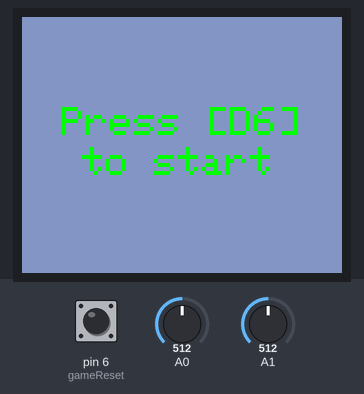
A sketch run on a simulated Arduino Uno, built with avr-gcc and run on an emulated ATmega328P. Shown: 160×128 colour display. Inputs (shaded band) come from the test bench; at power-on: pin 6 (gameReset) HIGH, A1 = 512, A0 = 512. Random numbers use the default seed unless the sketch sets one; what the sketch prints to the serial monitor is not drawn.

Above: at 4.8 s.
4.9 s: pin 6 (gameReset) pulled LOW for 0.15 s
At 5.06 s:
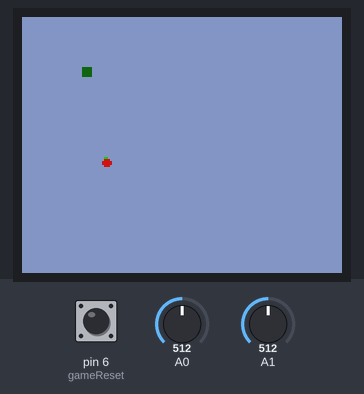
7.2 s: A1 set to 588
10.2 s: A1 set to 613
At 11.9 s:
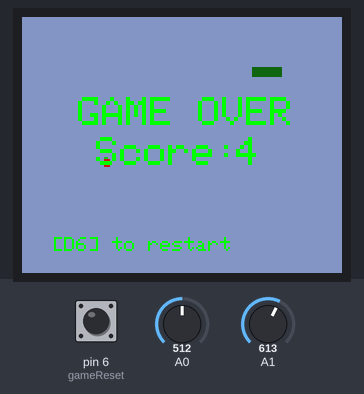
12.2 s: pin 6 (gameReset) pulled LOW for 1 s
At 12.36 s:
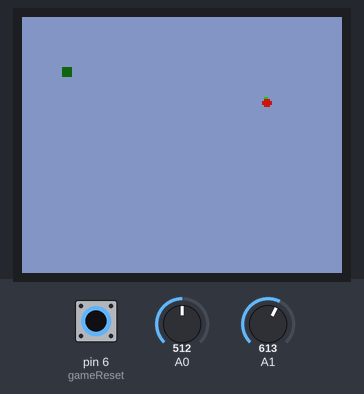
14.7 s: A0 set to 610
At 14.86 s:
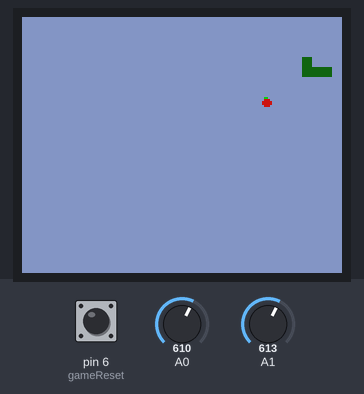
16.2 s: A0 set to 409
At 16.53 s:
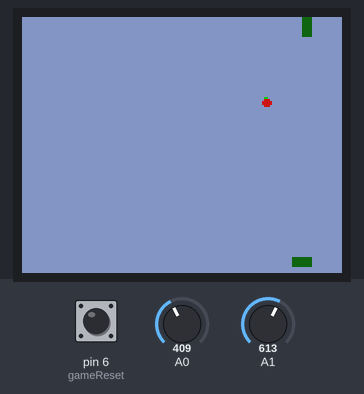
17.8 s: A0 set to 392
At 18.19 s:
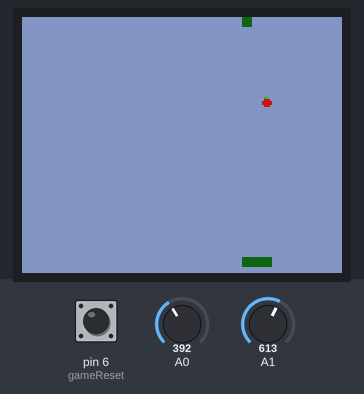
Timing chart, 0 to 20.5 s (numbered marks = the images above; inputs shaded):
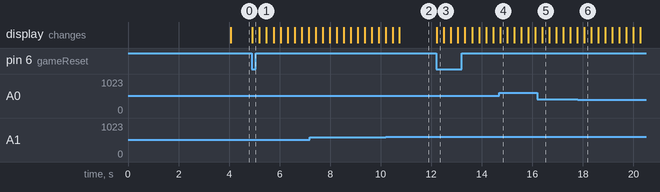

The sketch:

snake.ino
```cpp
// (licence header left out)
#include <SPI.h>
#include <TFT.h>  // Arduino LCD library

enum GameState{Logo, Game, GameOver} gameState;

// pin definition for the Uno
#define cs   10
#define dc   9
#define rst  8

//Constants for pins
const byte gameReset = 6;

TFT tft = TFT(cs, dc, rst);

//Variables
byte mapGrid[800];

//Snake variables
byte x = 5;
byte y = 5;
byte startSnakeLenght = 4;
byte snakeLenght = startSnakeLenght;

//Apple variables
byte appleX = 40;
byte appleY = 40;

enum SnakeDir{Up, Down, Right, Left} snakeDir = Right;

void setup() {

  //Pin mode
  pinMode(gameReset, INPUT);
  digitalWrite(gameReset, HIGH);

  tft.begin();
  tft.background(10, 10, 250);
  Serial.begin(9600);

}

void loop() {

  if (gameState == Logo)
  {
      logo();
  }
  else if (gameState == Game)
  {
      game();
  }
  else if (gameState = GameOver)
  {
    gameOver();
  }

}

void gameOver()
{
   tft.stroke(0, 255, 0);
  tft.fill(0, 255, 0);

  tft.setTextSize(2);
  tft.text("GAME OVER", 28, 40);

  char pointChars[4];
  String pointVal = String(snakeLenght);
  pointVal.toCharArray(pointChars, 4);

  tft.setTextSize(2);
  tft.text("Score:", 37, 60);
  tft.text(pointChars, 107, 60);

  tft.setTextSize(1);
  tft.text("[D6] to restart", 15, 110);

  while(true)
  {
    if (digitalRead(gameReset) == 0)
    {
       resetGame();
       gameState = Game;
       break;
    }
  }

}

void resetGame()
{
   snakeLenght = startSnakeLenght;
   x = 5;
   y = 5;
   appleX = 40;
   appleY = 40;
   snakeDir = Right;
   resetMap();
}

void resetMap()
{
  for (short i = 0; i < 800; i++)
  {
     mapGrid[i] = 0;
  }
}

void logo()
{
  //Write the logo
  tft.background(129, 150, 192);

  tft.stroke(0, 255, 0);
  tft.fill(0, 255, 0);

  tft.setTextSize(4);
  tft.text("Snake", 20, 10);

  tft.setTextSize(2);
  tft.text("for Arduino", 12, 45);

  tft.setTextSize(1);
  tft.text("Stas Zwierzchowski", 25, 75);
  tft.text("Daniel Back", 45, 85);

  tft.text("Herrgardsgymnasiet 2013", 12, 105);

  delay(4000);
  tft.background(129, 150, 192);
  tft.setTextSize(2);
  tft.text("Press [D6]", 20, 45);
  tft.text("to start", 30, 65);


  //Wait until the user presses gameReset
  while(true)
  {
    if (digitalRead(gameReset) == 0)
    {
      gameState = Game;
      break;
    }
  }


}


void game()
{
  //Main game loop
  //tft.background(50, 50, 250);
  tft.background(129, 150, 192);

  //Spawn apple in the beginning
  if (appleX == 40 && appleY == 40)
  {
     spawnApple();
  }

  //Apple with snake collision
  if (x == appleX && y == appleY)
  {
    //Reset apple coordinates
    appleX = 40;
    appleY = 40;

    //MAke snake longer
    snakeLenght++;
  }
  Serial.println(snakeLenght);

  handleInput();
  movement();
  timerDecrease();
  updateMap();
  draw();

  //Adjust this to change the game speed
  delay(250);
}

void spawnApple()
{
  appleX = (byte)random(1, 31);
  appleY = (byte)random(1, 24);
  Serial.print("RANDOM: x=");
  Serial.print(appleX);
  Serial.print(", y=");
  Serial.print(appleY);

}

void handleInput()
{

  if (analogRead(A0) > 600)
  {
     snakeDir = Up;
  }
  else if(analogRead(A0) < 400)
  {
     snakeDir = Down;
  }
  else if(analogRead(A1) > 600)
  {
     snakeDir = Left;
  }
  else if(analogRead(A1) < 400)
  {
     snakeDir = Right;
  }

  Serial.print("A0:");
  Serial.print(analogRead(A0));
  Serial.print("\n");
  Serial.print("A1:");
  Serial.print(analogRead(A1));
  Serial.print("\n");
}

void updateMap()
{
   byte xi = 0;
   byte yi = 0;

   //Go through each byte in mapGrid
   for (short i = 0; i < 800; i++)
  {

      //If the snakes collides with itself
      if (x == xi && mapGrid[i] > 0 && y == yi)
      {
         gameState = GameOver;
      }

      //The point the snake goes on
      if (xi == x && yi == y)
      {
         mapGrid[i] = snakeLenght;
      }


      //Keep track on the x and y in mapGrid
      xi++;
      if (xi == 32)
      {
        xi = 0;
        yi++;
      }
  }
}

void timerDecrease()
{
  //Decrease each byte in mapGrid with one if it's > 0
  for (short i = 0; i < 800; i++)
  {
    if (mapGrid[i] > 0)
    {
         mapGrid[i] -= 1;
    }
  }
}

void movement()
{

  if (snakeDir == Up)
  {
    if (y != 0)
    {
      y-=1;
    }
    else
    {
      y = 24;
    }
  }

  if (snakeDir == Down)
  {
    if (y != 24)
    {
      y++;
    }
    else
   {
      y = 0;
   }
  }

  if (snakeDir == Right)
  {
    if (x != 31)
    {
      x++;
    }
    else
   {
      x = 0;
   }
  }


  if (snakeDir == Left)
  {
    if (x != 0)
    {
      x-=1;
    }
    else
    {
      x = 31;
    }

  }

  Serial.print("Movement x:");
  Serial.print(x);
  Serial.print(", y:");
  Serial.print(y);
  Serial.print("\n");
}

void wallCollision()
{
  //Doesn't work, should be removed
  if (x == 32)
  {
     x = 0;
     Serial.println("A");
     return;
  }
  else if (x == 0)
  {
     x = 32;
     Serial.println("B");
     return;
  }
  else if (y == 25)
  {
     y = 0;
     Serial.println("C");
     return;
  }
  else if (y == 0);
  {
     y = 25;
     Serial.println("D");
     return;
  }
}


void draw()
{
  drawApple(appleX, appleY);

  byte x = 0;
  byte y = 0;

  for (short i = 0; i < 800; i++)
  {
    if (mapGrid[i] > 0)
    {
      drawSnakePoint(x, y);
    }

    x++;
    if (x == 32)
    {
      x = 0;
      y++;
    }
  }
}

void drawApple(byte x, byte y)
{
  //Red
  tft.stroke(200, 20, 20);
  tft.fill  (200, 20, 20);

  //2x5 middle rectangle
  tft.rect((x * 5) + 0, (y * 5) + 2, 5, 2);

  //Bottom 3 pixels
  tft.rect((x * 5) + 1, (y * 5) + 4, 3, 1);

  //Top 3 pixels
  tft.rect((x * 5) + 1, (y * 5) + 1, 3, 1);

  //Top 2 green pixels
  tft.stroke(20, 200, 20);
  tft.rect((x * 5) + 1, (y * 5) + 0, 2, 1);
}

void drawSnakePoint(byte x, byte y)
{
  //Screen resolution: 160 x 128
  //Game grid size: 32 x 25
  const byte tileWidth = 5;

  tft.stroke(20, 100, 20);
  tft.fill  (20, 100, 20);
  //Draw a 5x5 square
  tft.rect(x * 5, y * 5, 5, 5);
}
```

Measured:
- the behaviour switches between 600 and 601 on A1 (found by bisection; images 1 and 2)
- after the input at 4.9 s, the display: changes at once (image 1)
- after the input at 12.2 s, the display: changes at once (image 3)
